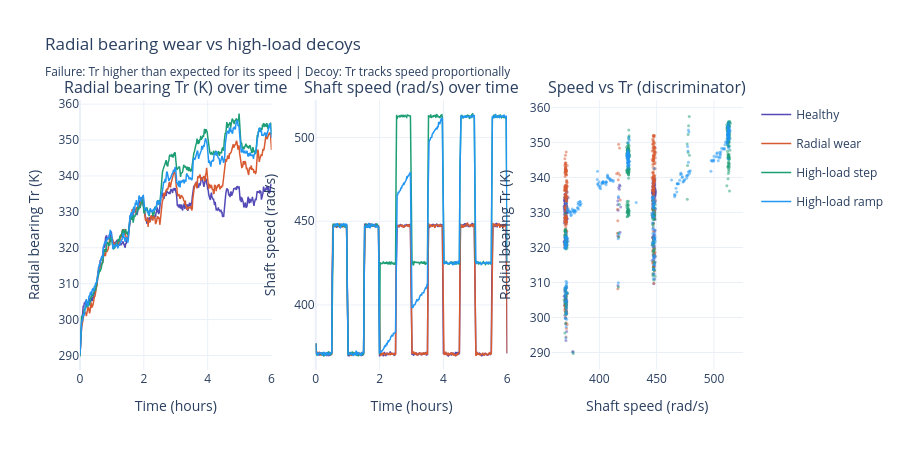

Notebook code cell kept with this figure:
### Markdown cell above
## Plot 3 — Radial bearing wear vs high-load decoys

Same logic as thrust bearing: **both** show Tr rising, but the failure has excess heat not explained by load.

- **Failure:** Tr climbs with no speed increase — friction from degraded radial bearing
- **Hard negative:** Higher load → speed ↑ → Tr rises proportionally

### Code cell
if results:
    fig = plot_group_interactive(
        scenarios=[
            ("normal",                       "Healthy",        COLOURS["normal"]),
            ("pump_radial_wear",             "Radial wear",    COLOURS["failure"]),
            ("decoy_radial_highload_step",   "High-load step", COLOURS["decoy"]),
            ("decoy_radial_highload_ramp",   "High-load ramp", "#2196F3"),
        ],
        signal_y="radial_bearing_K", signal_x="shaft_speed_rads",
        title="Radial bearing wear vs high-load decoys<br><sub>Failure: Tr higher than expected for its speed | Decoy: Tr tracks speed proportionally</sub>",
        y_label="Radial bearing Tr (K)", x_label="Shaft speed (rad/s)",
        scatter_label="Speed vs Tr (discriminator)")
    show_fig(fig)

### Figure 1 — Plotly figure (JSON) as saved in the notebook; plotly's stock layout.template omitted (floating-point values rounded to 4 significant figures; data arrays with more than 128 entries replaced by an {"elided": "..."} marker saying what was removed)
{"data": [{"legendgroup": "Healthy", "line": {"color": "#534AB7", "width": 1.5}, "mode": "lines", "name": "Healthy", "type": "scatter", "x": {"elided": "361 float values"}, "xaxis": "x", "y": {"elided": "361 float values"}, "yaxis": "y"}, {"legendgroup": "Healthy", "line": {"color": "#534AB7", "width": 1.5}, "mode": "lines", "name": "Healthy", "showlegend": false, "type": "scatter", "x": {"elided": "361 float values"}, "xaxis": "x2", "y": {"elided": "361 float values"}, "yaxis": "y2"}, {"legendgroup": "Healthy", "marker": {"color": "#534AB7", "opacity": 0.5, "size": 3}, "mode": "markers", "name": "Healthy", "showlegend": false, "type": "scatter", "x": {"elided": "361 float values"}, "xaxis": "x3", "y": {"elided": "361 float values"}, "yaxis": "y3"}, {"legendgroup": "Radial wear", "line": {"color": "#D85A30", "width": 1.5}, "mode": "lines", "name": "Radial wear", "type": "scatter", "x": {"elided": "361 float values"}, "xaxis": "x", "y": {"elided": "361 float values"}, "yaxis": "y"}, {"legendgroup": "Radial wear", "line": {"color": "#D85A30", "width": 1.5}, "mode": "lines", "name": "Radial wear", "showlegend": false, "type": "scatter", "x": {"elided": "361 float values"}, "xaxis": "x2", "y": {"elided": "361 float values"}, "yaxis": "y2"}, {"legendgroup": "Radial wear", "marker": {"color": "#D85A30", "opacity": 0.5, "size": 3}, "mode": "markers", "name": "Radial wear", "showlegend": false, "type": "scatter", "x": {"elided": "361 float values"}, "xaxis": "x3", "y": {"elided": "361 float values"}, "yaxis": "y3"}, {"legendgroup": "High-load step", "line": {"color": "#1D9E75", "width": 1.5}, "mode": "lines", "name": "High-load step", "type": "scatter", "x": {"elided": "361 float values"}, "xaxis": "x", "y": {"elided": "361 float values"}, "yaxis": "y"}, {"legendgroup": "High-load step", "line": {"color": "#1D9E75", "width": 1.5}, "mode": "lines", "name": "High-load step", "showlegend": false, "type": "scatter", "x": {"elided": "361 float values"}, "xaxis": "x2", "y": {"elided": "361 float values"}, "yaxis": "y2"}, {"legendgroup": "High-load step", "marker": {"color": "#1D9E75", "opacity": 0.5, "size": 3}, "mode": "markers", "name": "High-load step", "showlegend": false, "type": "scatter", "x": {"elided": "361 float values"}, "xaxis": "x3", "y": {"elided": "361 float values"}, "yaxis": "y3"}, {"legendgroup": "High-load ramp", "line": {"color": "#2196F3", "width": 1.5}, "mode": "lines", "name": "High-load ramp", "type": "scatter", "x": {"elided": "361 float values"}, "xaxis": "x", "y": {"elided": "361 float values"}, "yaxis": "y"}, {"legendgroup": "High-load ramp", "line": {"color": "#2196F3", "width": 1.5}, "mode": "lines", "name": "High-load ramp", "showlegend": false, "type": "scatter", "x": {"elided": "361 float values"}, "xaxis": "x2", "y": {"elided": "361 float values"}, "yaxis": "y2"}, {"legendgroup": "High-load ramp", "marker": {"color": "#2196F3", "opacity": 0.5, "size": 3}, "mode": "markers", "name": "High-load ramp", "showlegend": false, "type": "scatter", "x": {"elided": "361 float values"}, "xaxis": "x3", "y": {"elided": "361 float values"}, "yaxis": "y3"}], "layout": {"annotations": [{"font": {"size": 16}, "showarrow": false, "text": "Radial bearing Tr (K) over time", "x": 0.1444, "xanchor": "center", "xref": "paper", "y": 1, "yanchor": "bottom", "yref": "paper"}, {"font": {"size": 16}, "showarrow": false, "text": "Shaft speed (rad/s) over time", "x": 0.5, "xanchor": "center", "xref": "paper", "y": 1, "yanchor": "bottom", "yref": "paper"}, {"font": {"size": 16}, "showarrow": false, "text": "Speed vs Tr (discriminator)", "x": 0.8556, "xanchor": "center", "xref": "paper", "y": 1, "yanchor": "bottom", "yref": "paper"}], "height": 450, "title": {"text": "Radial bearing wear vs high-load decoys<br><sub>Failure: Tr higher than expected for its speed | Decoy: Tr tracks speed proportionally</sub>"}, "xaxis": {"anchor": "y", "domain": [0, 0.2889], "title": {"text": "Time (hours)"}}, "xaxis2": {"anchor": "y2", "domain": [0.3556, 0.6444], "title": {"text": "Time (hours)"}}, "xaxis3": {"anchor": "y3", "domain": [0.7111, 1], "title": {"text": "Shaft speed (rad/s)"}}, "yaxis": {"anchor": "x", "domain": [0, 1], "title": {"text": "Radial bearing Tr (K)"}}, "yaxis2": {"anchor": "x2", "domain": [0, 1], "title": {"text": "Shaft speed (rad/s)"}}, "yaxis3": {"anchor": "x3", "domain": [0, 1], "title": {"text": "Radial bearing Tr (K)"}}}}
